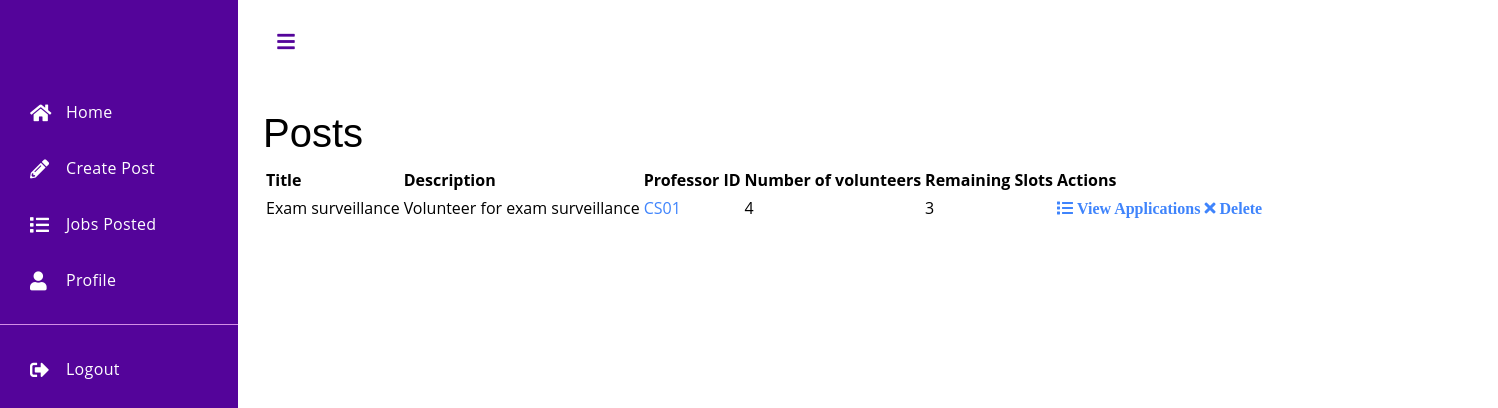
/jobsPosted/CS01, run on an earlier commit of the app's database.
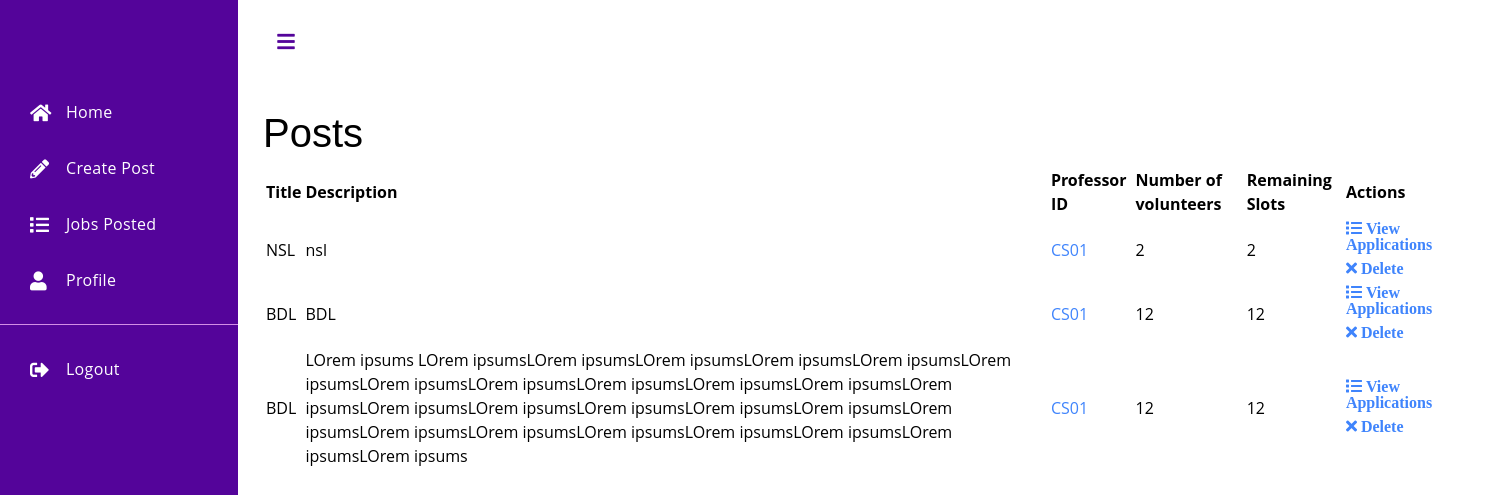
And on a later commit of the database.
### tables this page shows
CREATE TABLE Posts(
  id integer PRIMARY KEY AUTOINCREMENT,
  title varchar(100) NOT NULL,
  description varchar(1000) NOT NULL,
  professor_id varchar(4) NOT NULL,
  date_posted datetime NOT NULL,
  max_count Integer NOT NULL,
  curr_count Integer NOT NULL,
  FOREIGN KEY (professor_id) REFERENCES Professors(id)
);

### app.py (the view)
@app.route('/jobsPosted/<prof_id>')
def jobsPosted(prof_id):
    conn = sqlite3.connect('database.db')
    curs = conn.cursor()
    curs.execute('SELECT * FROM posts where professor_id=?',(prof_id,))
    posts = curs.fetchall()
    conn.close()
    return render_template('profPosts.html', posts=posts)

### templates/profPosts.html (shortened to what this page needs)
<!DOCTYPE html>
<html lang="en" >
<head>
    <link rel="stylesheet" href="https://unpkg.com/bootstrap-material-design@4.1.1/dist/css/bootstrap-material-design.min.css">
    <link rel='stylesheet' href='https://cdnjs.cloudflare.com/ajax/libs/font-awesome/5.15.0/css/all.min.css'>
</head>
<body>
<div class='dashboard'>
    <div class="dashboard-nav">
        <header><a href="#!" class="menu-toggle"></a></header>
        <nav class="dashboard-nav-list">
          <a href="/indexprof" class="dashboard-nav-item"><i class="fas fa-home"></i>Home</a>
          <a href="{{ url_for('create_post') }}" class="dashboard-nav-item"><i class="fa fa-pencil-alt"></i>Create Post</a>
          <a href="{{ url_for('jobsPosted',prof_id=session.id) }}" class="dashboard-nav-item"><i class="fa fa-list"></i>Jobs Posted</a>
          <a href="{{ url_for('prof_profile',prof_id=session.id) }}" class="dashboard-nav-item"><i class="fas fa-user"></i>Profile</a>
          <div class="nav-item-divider"></div>
          <a href="{{ url_for('logout') }}" class="dashboard-nav-item"><i class="fas fa-sign-out-alt"></i>Logout</a>
        </nav>
    </div>
    <div class='dashboard-app'>
        <header class='dashboard-toolbar'><a href="#!" class="menu-toggle"><i class="fas fa-bars"></i></a></header>
        <div class='dashboard-content'>
            <div class='container'>
                	<div class="title">
    		<h1>Posts</h1>
    	</div>
    	    <div class="table-responsive">
                <table class="table">
                    <thead>
                        <tr>
                            <th class="text-center">Title</th>
                            <th class="text-center">Description</th>
                            <th class="text-center">Professor ID</th>
                            <th class="text-center">Number of volunteers</th>
                            <th class="text-center">Remaining Slots</th>
                            <th class="text-center">Actions</th>
                        </tr>
                    </thead>
                    <tbody>
                        {% for post in posts %}
                        <tr>
                            <td class="text-center">{{ post[1] }}</td>
                            <td class="text-center">{{ post[2] }}</td>
                            <td class="text-center"><a href="{{ url_for('prof_profile', prof_id=post[3]) }}">{{ post[3] }}</a></td>
                            <td class="text-center">{{ post[5] }}</td>
                            <td class="text-center">{{ post[5]-post[6] }}</td>
                            <td class="td-actions text-center">
                                <a class="btn btn-primary btn-outline-primary" href="{{ url_for('view_applications', id=post[0]) }}" role="button"><i class="fa fa-list"> View Applications</i></a>
                              <a class="btn btn-danger btn-outline-danger" href="{{ url_for('delete', id=post[0],prof_id=session.id)}}" onclick="return confirm('Are you sure you want to delete this post?')" role="button"><i class="fa fa-times"> Delete</i></a>
                            </td>
                        </tr>
                        {% endfor %}
                    </tbody>
                </table>
                </div>
            </div>
</div>
</body>
</html>

What changed in the data, as far as the page shows it:
removed Posts: title "Exam surveillance", description "Volunteer for exam surveillance", professor "CS01", max_count "4", post[5]-post[6] "3"
added Posts: title "NSL", description "nsl", professor "CS01", max_count "2", post[5]-post[6] "2"
added Posts: title "BDL", description "BDL", professor "CS01", max_count "12", post[5]-post[6] "12"
added Posts: title "BDL", description "LOrem ipsums LOrem ipsumsLOrem ipsumsLOrem ipsumsLOrem ipsumsLOrem ipsumsLOrem ipsumsLOrem ipsumsLOrem ipsumsLOrem ipsumsLOrem ipsumsLOrem ipsumsLOrem ipsumsLOrem ipsumsLOrem ipsumsLOrem ipsumsLOrem ipsumsLOrem ipsumsLOrem ipsumsLOrem ipsumsLOrem ipsumsLOrem ipsumsLOrem ipsumsLOrem ipsumsLOrem ipsumsLOrem ipsums", professor "CS01", max_count "12", post[5]-post[6] "12"
